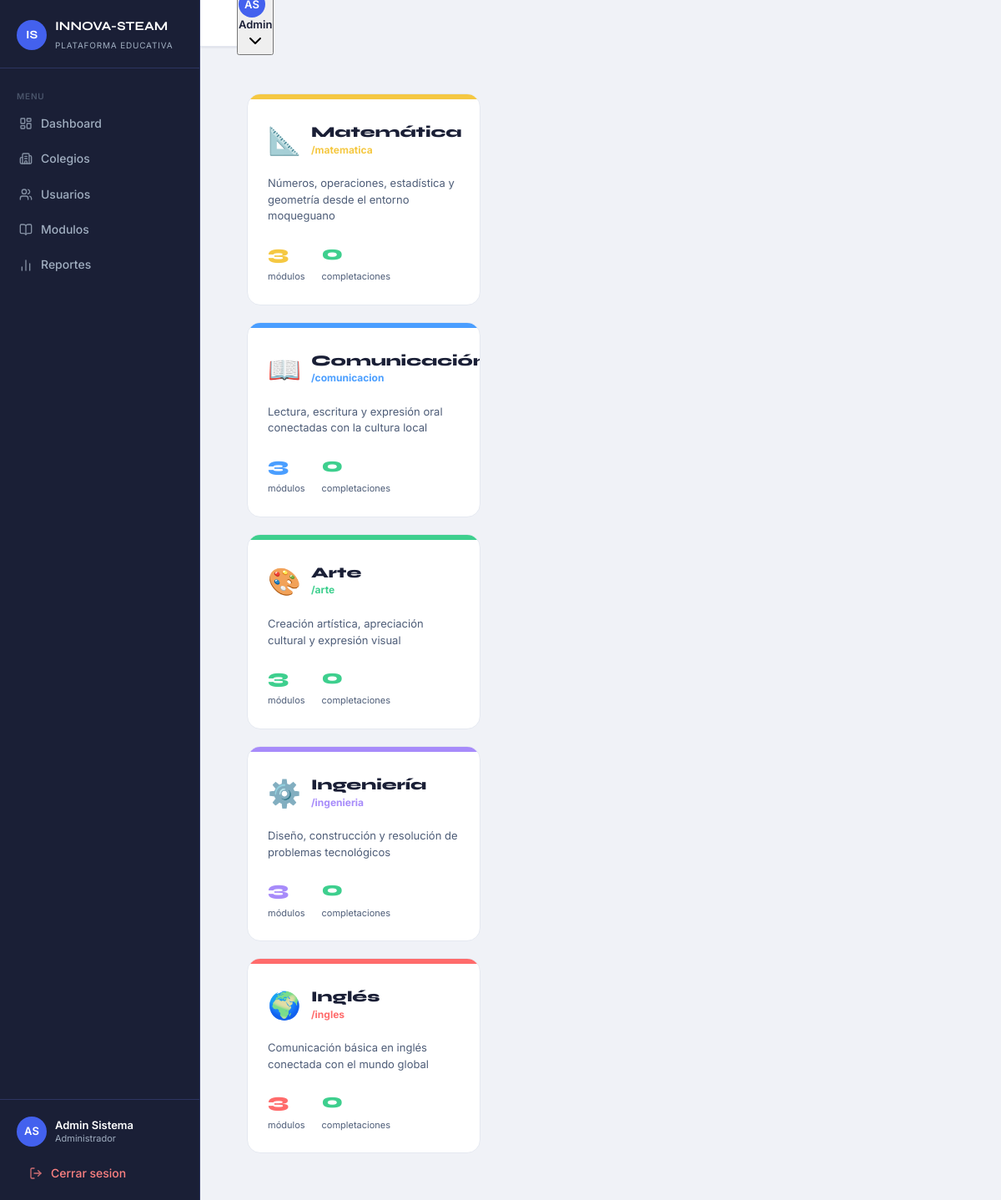
The page /admin/cursos.php (signed in) on the database as committed earlier.
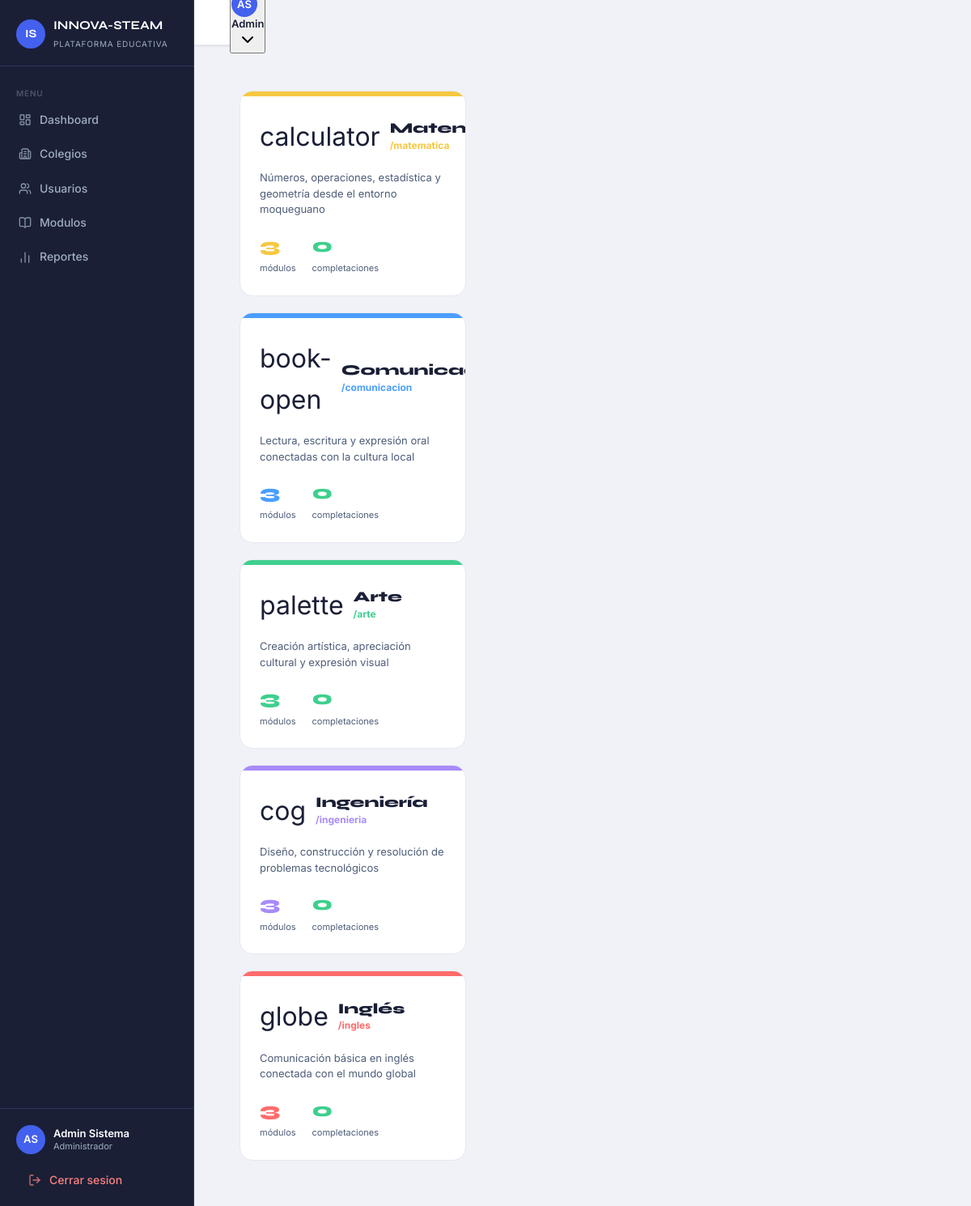
The same page on the database as committed later.
### tables this page shows
CREATE TABLE cursos (
  id                  INT UNSIGNED AUTO_INCREMENT PRIMARY KEY,
  nombre              VARCHAR(100) NOT NULL,
  slug                VARCHAR(80)  NOT NULL UNIQUE,
  color_hex           VARCHAR(10),
  icono               VARCHAR(30),
  descripcion         TEXT,
  competencias_cneb   TEXT,
  activo              TINYINT(1)   NOT NULL DEFAULT 1
);

### includes/config.php (called while the page is built, shortened)
<?php
function sanitize(string $val): string
{
    return htmlspecialchars(trim($val), ENT_QUOTES, 'UTF-8');
}

### admin/cursos.php (the view, shortened to what this page needs)
<?php
require_once __DIR__ . '/../includes/config.php';
$pdo = getDB();
$cursos = $pdo->query("
    SELECT c.*,
           COUNT(DISTINCT m.id) as total_modulos,
           COUNT(DISTINCT pe.id) as completaciones
    FROM cursos c
    LEFT JOIN modulos m ON m.curso_id=c.id AND m.activo=1
    LEFT JOIN progreso_estudiante pe ON pe.modulo_id=m.id AND pe.completado=1
    WHERE c.activo=1
    GROUP BY c.id
    ORDER BY c.id
")->fetchAll();
require_once __DIR__ . '/../includes/header.php';
?>
<div class="page-content">
  <div style="display:grid; grid-template-columns:repeat(auto-fill,minmax(280px,1fr)); gap:20px;">
    <?php foreach ($cursos as $c): ?>
    <div style="background:var(--bg-surface); border:1px solid var(--bg-border); border-radius:16px; overflow:hidden;">
      <div style="height:6px; background:<?= $c['color_hex'] ?>;"></div>
      <div style="padding:24px;">
        <div style="display:flex; align-items:center; gap:12px; margin-bottom:16px;">
          <span style="font-size:32px;"><?= $c['icono'] ?></span>
          <div>
            <h3 style="font-family:'Syne',sans-serif; font-size:18px; font-weight:800; color:var(--text-primary);"><?= sanitize($c['nombre']) ?></h3>
            <p style="font-size:12px; color:<?= $c['color_hex'] ?>; font-weight:700;">/<?= $c['slug'] ?></p>
          </div>
        </div>
        <p style="font-size:13px; color:var(--text-secondary); margin-bottom:16px; line-height:1.5;"><?= sanitize($c['descripcion'] ?? '') ?></p>
        <div style="display:flex; gap:20px;">
          <div>
            <div style="font-size:24px; font-weight:800; color:<?= $c['color_hex'] ?>; font-family:'Syne',sans-serif;"><?= $c['total_modulos'] ?></div>
            <div style="font-size:11px; color:var(--text-secondary);">módulos</div>
          </div>
          <div>
            <div style="font-size:24px; font-weight:800; color:var(--green); font-family:'Syne',sans-serif;"><?= $c['completaciones'] ?></div>
            <div style="font-size:11px; color:var(--text-secondary);">completaciones</div>
          </div>
        </div>
      </div>
    </div>
    <?php endforeach; ?>
  </div>
</div>
<?php require_once __DIR__ . '/../includes/footer.php'; ?>

Rows that differ between the two databases and show on the page:
changed cursos "Matemática": icono "📐" → "calculator"
changed cursos "Comunicación": icono "📖" → "book-open"
changed cursos "Arte": icono "🎨" → "palette"
changed cursos "Ingeniería": icono "⚙️" → "cog"
changed cursos "Inglés": icono "🌍" → "globe"
